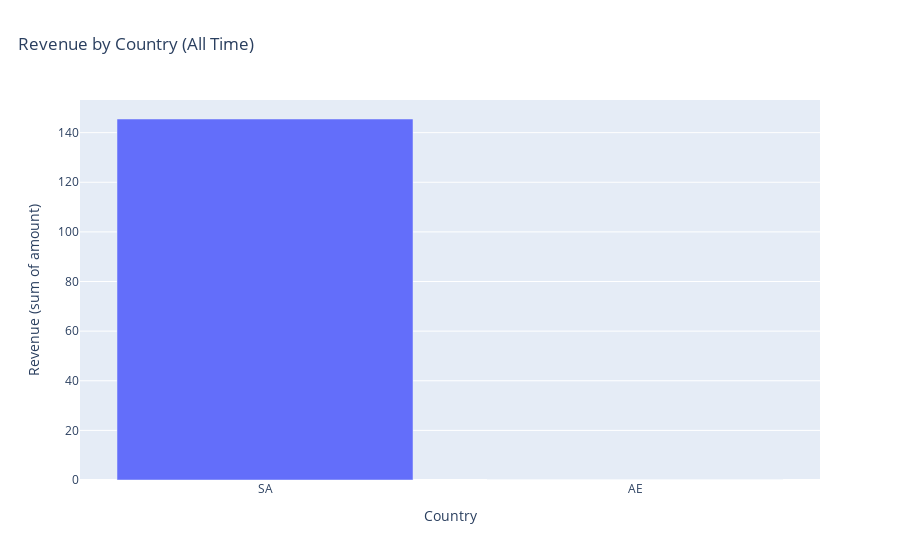

The code cell stored with this chart in its notebook:
### Code cell
# Question 1: Revenue by country
rev_by_country = (
    df.groupby("country", dropna=False)
    .agg(
        n=("order_id", "size"),
        revenue=("amount", "sum"),
        aov=("amount", "mean")  # Average Order Value
    )
    .reset_index()
    .sort_values("revenue", ascending=False)
)

print("Revenue by Country:")
print(rev_by_country)

# Create chart
fig = px.bar(rev_by_country, x="country", y="revenue", 
             title="Revenue by Country (All Time)")
fig.update_layout(title={"x": 0.02})
fig.update_xaxes(title_text="Country")
fig.update_yaxes(title_text="Revenue (sum of amount)")
fig.show()

# Export
save_fig(fig, FIGS / "revenue_by_country.png")
print("Exported to reports/figures/revenue_by_country.png")

### Figure 1 — Plotly figure (JSON) as saved in the notebook; plotly's stock layout.template omitted (floating-point values rounded to 4 significant figures)
{"data": [{"hovertemplate": "country=%{x}<br>revenue=%{y}<extra></extra>", "legendgroup": "", "marker": {"color": "#636efa", "pattern": {"shape": ""}}, "name": "", "orientation": "v", "showlegend": false, "textposition": "auto", "type": "bar", "x": ["SA", "AE"], "xaxis": "x", "y": [145.5, 0.0], "yaxis": "y"}], "layout": {"barmode": "relative", "legend": {"tracegroupgap": 0}, "title": {"text": "Revenue by Country (All Time)", "x": 0.02}, "xaxis": {"anchor": "y", "domain": [0, 1], "title": {"text": "Country"}}, "yaxis": {"anchor": "x", "domain": [0, 1], "title": {"text": "Revenue (sum of amount)"}}}}
